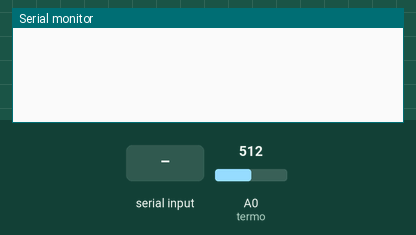
Recording of a sketch running on a simulated Arduino Uno, built with avr-gcc and run on an emulated ATmega328P. On the bench: the last lines printed to the serial monitor. The test bench sets the inputs (shaded band); at power-on: A0 (termo) = 512.

Above: at 1.2 s.
1.3 s: "C" received over Serial
At 2.5 s:
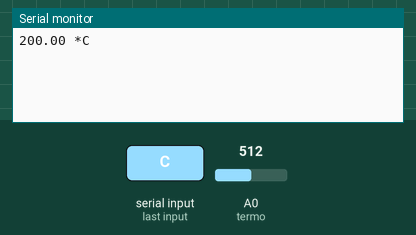
2.8 s: "F" received over Serial
At 3.8 s:
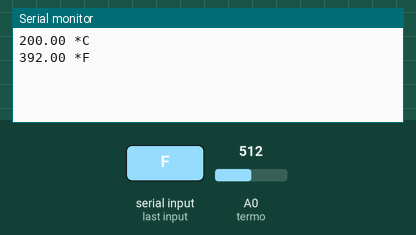
4.3 s: "K" received over Serial
At 4.9 s:
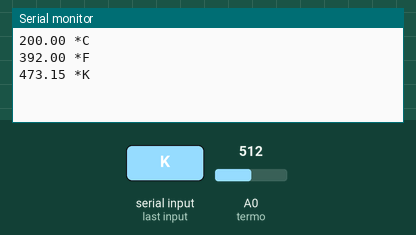

The sketch:

sketch_jan10a.ino
```cpp
int termo = 0;

void setup()
{
  Serial.begin(9600);
}

void loop()
{
  int tmS = analogRead(termo);

 float volt = (tmS/1024.0)*5.0;
 float TMP = (volt - .5)*100;

 float Celsius = TMP;
 float Farengeit = ((Celsius * 9)/5) + 32;
 float Kelvin = (Celsius + 273.15);

  while (Serial.available() == 0) ;

  char priom = Serial.read();
       if (priom == 'C' || priom == 'c')
     {Serial.print(Celsius); Serial.println(" *C");}
  else if (priom == 'F' || priom == 'f')
     {Serial.print(Farengeit); Serial.println(" *F");}
  else if (priom == 'K' || priom == 'k')
     {Serial.print(Kelvin); Serial.println(" *K");}
  else ;
}
```

Measured:
- after the input at 1.3 s, the serial monitor: prints a new line at once (image 1)
- after the input at 2.8 s, the serial monitor: prints a new line at once (image 2)
- after the input at 4.3 s, the serial monitor: prints a new line at once (image 3)
